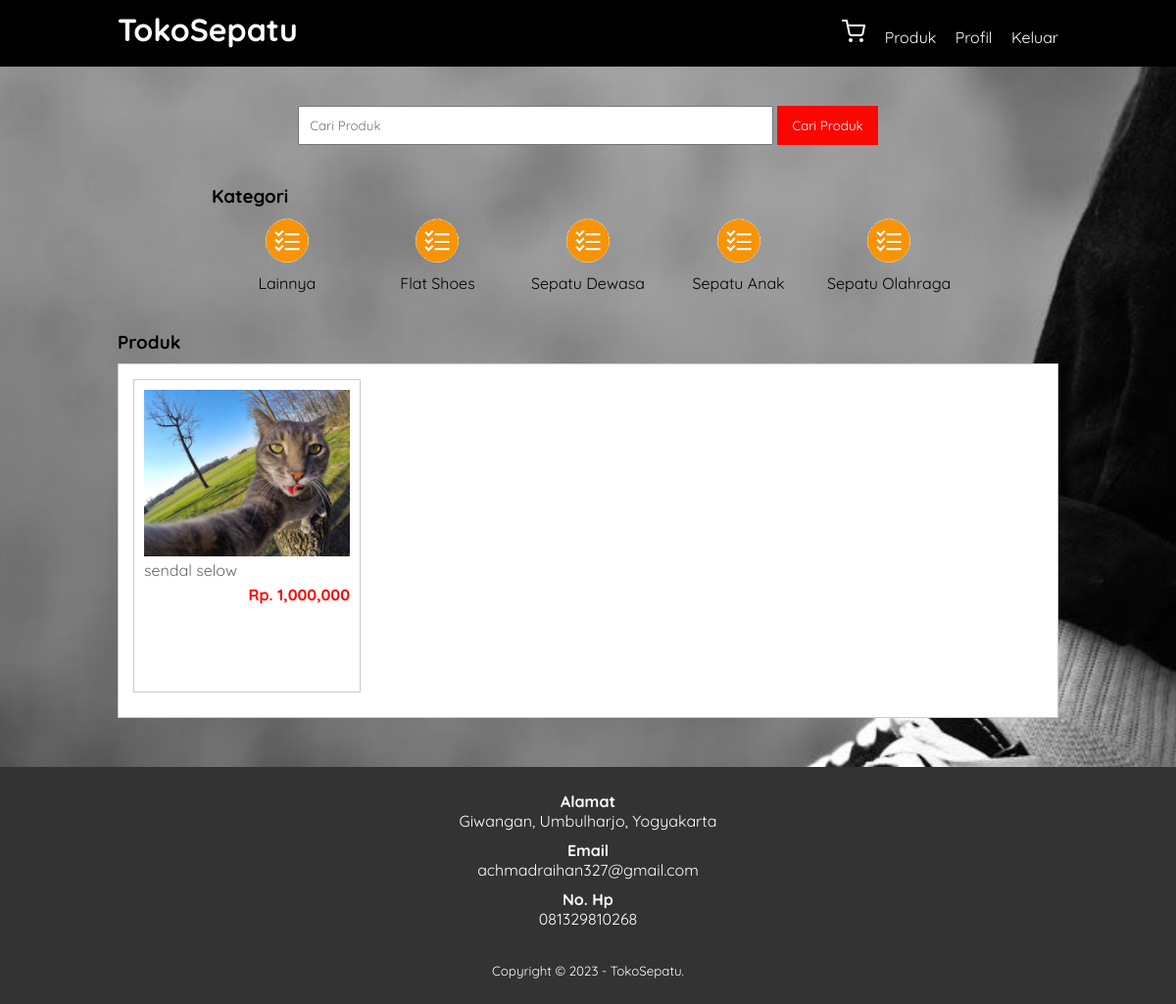
The app's page /produk.php?kat=10 with its own data.
### tables this page shows
CREATE TABLE `tb_category` (
  `category_id` int(11) NOT NULL,
  `category_name` varchar(25) NOT NULL
);

CREATE TABLE `tb_product` (
  `product_id` int(11) NOT NULL,
  `category_id` int(11) NOT NULL,
  `product_name` varchar(100) NOT NULL,
  `product_price` int(11) NOT NULL,
  `product_desc` text NOT NULL,
  `product_img` varchar(100) NOT NULL,
  `product_status` tinyint(4) NOT NULL,
  `date_created` timestamp NOT NULL DEFAULT current_timestamp()
);

### produk.php (the view, shortened to what this page needs)
<?php
	include 'db.php';
	$kontak = mysqli_query($conn, "SELECT admin_telp, admin_email, admin_address FROM tb_admin WHERE admin_id = 1");
	$a = mysqli_fetch_object($kontak);
?>
<!DOCTYPE html>
<html>
<head>
	<link rel="stylesheet" type="text/css" href="css/style.css">
</head>
<body>
	<header>
		<div class="container">
			<h1><a href="index.php">TokoSepatu</a></h1>
			<ul>
			<li><a href="cart.php"><i data-feather="shopping-cart"></i></a></li>
				<li><a href="produk.php">Produk</a></li>
				<li><a href="profiluser.php">Profil</a></li>
				<li><a href="keluar.php">Keluar</a></li>
			</ul>
		</div>
	</header>
	<div class="section">
		<div class="container">
		<div class="search">
		<div class="container">
			<form action="produk.php">
				<input type="text" name="search" placeholder="Cari Produk" value="<?php echo $_GET['search'] ?>">
				<input type="submit" name="cari" value="Cari Produk">
			</form>
		</div>
	</div>
	<div class="section">
		<div class="container">
			<h3>Kategori</h3>
			<div class="box1">
				<?php
					$kategori = mysqli_query($conn, "SELECT * FROM tb_category ORDER BY category_id DESC");
					if(mysqli_num_rows($kategori) > 0){
						while($k = mysqli_fetch_array($kategori)){
				?>
					<a href="produk.php?kat=<?php echo $k['category_id'] ?>">
						<div class="col-5">
							<img src="img/icon-kategori.png" width="50px" style="margin-bottom:5px;">
							<p><?php echo $k['category_name'] ?></p>
						</div>
					</a>
				<?php }}else{ ?>
					<p>Kategori tidak ada</p>
				<?php } ?>
			</div>
		</div>
	</div>
			<h3>Produk</h3>
			<div class="box">
				<?php
					if($_GET['search'] != '' || $_GET['kat'] != ''){
						$where = "AND product_name LIKE '%".$_GET['search']."%' AND category_id LIKE '%".$_GET['kat']."%' ";
					}
					$produk = mysqli_query($conn, "SELECT * FROM tb_product WHERE product_status = 1 $where ORDER BY product_id DESC");
					if(mysqli_num_rows($produk) > 0){
						while($p = mysqli_fetch_array($produk)){
				?>
					<a href="detail-produk.php?id=<?php echo $p['product_id'] ?>">
						<div class="col-4">
							<img src="produk/<?php echo $p['product_img'] ?>">
							<p class="nama"><?php echo substr($p['product_name'], 0, 30) ?></p>
							<p class="harga">Rp. <?php echo number_format($p['product_price']) ?></p>
						</div>
					</a>
				<?php }}else{ ?>
					<p>Produk tidak ada</p>
				<?php } ?>
			</div>
		</div>
	</div>
	<div class="footer">
		<div class="container">
			<h4>Alamat</h4>
			<p><?php echo $a->admin_address ?></p>
			<h4>Email</h4>
			<p><?php echo $a->admin_email ?></p>
			<h4>No. Hp</h4>
			<p><?php echo $a->admin_telp ?></p>
			<small>Copyright &copy; 2023 - TokoSepatu.</small>
		</div>
	</div>
</body>
</html>

### css/style.css (style rules this page uses)
* { padding: 0; margin: 0; font-family: "Quicksand", sans-serif; }
body { background-color: #f8f8f8; background-image: url(../img/sepatuwallpaper.jpg); background-size: cover; background-repeat: no-repeat; background-position: center; min-height: 100vh; }
a { color: inherit; text-decoration: none; }
header { background-color: #000000; color: #fff; }
header h1 { float: left; padding: 10px 0; }
header ul { float: right; }
header ul li { display: inline-block; }
header ul li a { padding: 20px 0 20px 15px; display: inline-block; }
.container { width: 80%; margin: 0 auto; }
.container:after { content: ""; display: block; clear: both; }
.section { padding: 25px 0; }
.box { background-color: #fff; border: 1px solid #ccc; padding: 15px; box-sizing: border-box; margin: 10px 0 25px 0; }
.box:after { content: ""; display: block; clear: both; }
.search { padding: 15px 0; text-align: center; }
.search input[type="text"] { width: 60%; padding: 10px; }
.search input[type="submit"] { padding: 12px 15px; background-color: #fa0800; color: #fff; border: none; cursor: pointer; }
.col-5 { width: 20%; height: 100px; text-align: center; float: left; padding: 10px; box-sizing: border-box; }
.col-4 { width: 25%; height: 320px; border: 1px solid #ccc; float: left; padding: 10px; box-sizing: border-box; margin-bottom: 10px; }
.col-4 img { width: 100%; }
.col-4 .nama { color: #666; margin-bottom: 5px; }
.col-4 .harga { font-weight: bold; color: #fa0800; float: right; }
.footer { padding: 25px 0; background-color: #333; color: #fff; text-align: center; }
.footer p { margin-bottom: 10px; }
.footer small { margin-top: 25px; display: inline-block; }

### records on screen
tb_category: category_name "Lainnya"
tb_category: category_name "Flat Shoes"
tb_category: category_name "Sepatu Dewasa"
tb_category: category_name "Sepatu Anak"
tb_category: category_name "Sepatu Olahraga"
tb_product: product_img (picture), product_name "sendal selow", product_price "1,000,000"

### other values on screen
$a->admin_address "Giwangan, Umbulharjo, Yogyakarta"
$a->admin_email "achmadraihan327@gmail.com"
$a->admin_telp "081329810268"
